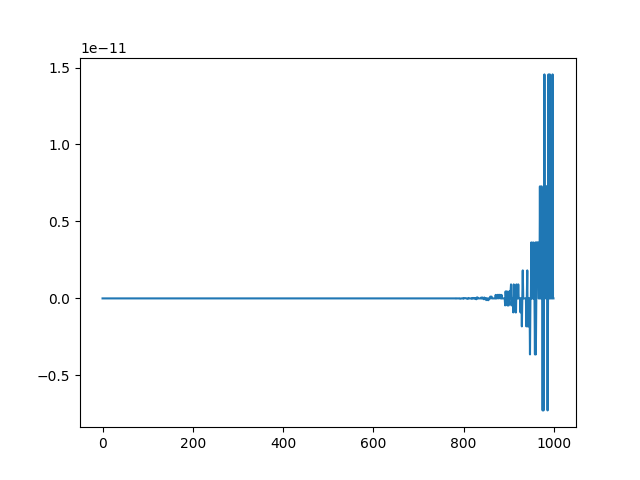

Python code for this plot:
import matplotlib.pyplot as plt
import numpy as np

sum = []

p = 1e8
qs = np.logspace(-10, 5, 1000)

for q in qs:
    x = q / (p + np.sqrt(p**2 - q))
    sum.append(x**2 - 2*p*x + q)

fig, ax = plt.subplots()
ax.plot(sum)

plt.show()
